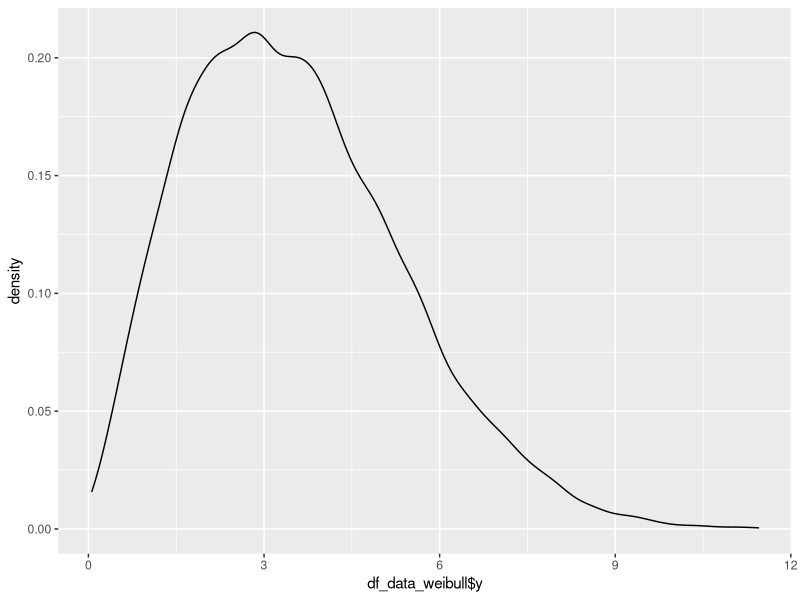

The R script that drew this image:
## ---- chunk 1
library(MASS)
library(tidyverse)
library(broom)
## ---- chunk 2
## NOTE: No need to edit this setup
set.seed(101)
df_data_norm <- tibble(x = rnorm(50, mean = 2, sd = 1))

## NOTE: Example use of fitdistr()
df_est_norm <-
  df_data_norm %>%
  pull(x) %>%
  fitdistr(densfun = "normal") %>%
  tidy()

df_est_norm
## ---- chunk 3
## TASK: Compute the sample mean and sd of `df_data_norm %>% pull(x)`
# task-begin
mean_est <- NA_real_
sd_est <- NA_real_
# task-end
# solution-begin
mean_est <- df_data_norm %>% pull(x) %>% mean()
sd_est <- df_data_norm %>% pull(x) %>% sd()
# solution-end
mean_est
sd_est
## ---- chunk 4
## NOTE: No need to edit this setup
set.seed(101)
df_data_weibull <- tibble(y = rweibull(15000, shape = 2, scale = 4))

ggplot() +
    geom_density(aes(df_data_weibull$y))

## TASK: Use the `fitdistr()` function to estimate parameters
# task-begin
df_q2 <- NA
# task-end
# solution-begin
df_q2 <-
  df_data_weibull %>%
  pull(y) %>%
  fitdistr(densfun = "weibull") %>%
  tidy()
# solution-end
df_q2
## ---- chunk 5
## NOTE: No need to modify this line
pr_true <- pweibull(q = 2, shape = 2, scale = 4)

# task-begin
## TASK: Extract the parameter estimates from df_q2 and estimate Pr[Y <= 2]
pr_est <- NA_real_
# task-end
# solution-begin
set.seed(101)
shape_est <-
  df_q2 %>%
  filter(term == "shape") %>%
  pull(estimate)
scale_est <-
  df_q2 %>%
  filter(term == "scale") %>%
  pull(estimate)

pr_est <- pweibull(q = 2, shape = shape_est, scale = scale_est)
# solution-end

pr_true
pr_est
